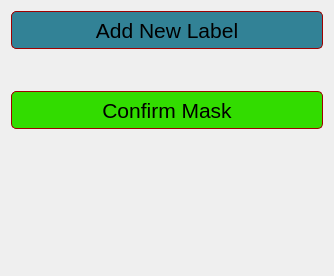
<?xml version="1.0" encoding="UTF-8"?>
<ui version="4.0">
 <class>MPIPQmitkSegmentationPanel</class>
 <widget class="QWidget" name="MPIPQmitkSegmentationPanel">
  <property name="geometry">
   <rect>
    <x>0</x>
    <y>0</y>
    <width>334</width>
    <height>276</height>
   </rect>
  </property>
  <property name="windowTitle">
   <string>Form</string>
  </property>
  <layout class="QVBoxLayout" name="verticalLayout">
   <item>
    <widget class="QPushButton" name="newLabelPushBtn">
     <property name="styleSheet">
      <string notr="true">QPushButton { font:21px; height:30px;width:150px;color:black; background-color:rgb(50,130,150); border-style: solid; border-color: #9f0000; border-width: 1px; border-radius: 5px; padding: 3px;}
QPushButton:checked{ background-color: black; border-style: outset; border-style: solid; border-color: black; border-width: 1px; border-radius: 5px;}
QPushButton:hover{ background-color: rgb(0,120,197);border-style: outset; border-style: solid; border-color: black; border-width: 1px; border-radius: 5px;}
QPushButton:pressed{ background-color: rgb(0,120,150);border-style: outset; border-style: solid; border-color: black; border-width: 1px; border-radius: 5px;}                 </string>
     </property>
     <property name="text">
      <string>Add New Label</string>
     </property>
    </widget>
   </item>
   <item>
    <widget class="QmitkLabelSetWidget" name="labelSetWidget" native="true"/>
   </item>
   <item>
    <widget class="QWidget" name="toolGUIArea" native="true">
     <property name="minimumSize">
      <size>
       <width>0</width>
       <height>0</height>
      </size>
     </property>
     <layout class="QHBoxLayout" name="horizontalLayout"/>
    </widget>
   </item>
   <item>
    <widget class="QmitkToolSelectionBox" name="toolSelectionBox" native="true"/>
   </item>
   <item>
    <widget class="QPushButton" name="ConfirmSegBtn">
     <property name="styleSheet">
      <string notr="true">QPushButton { font:21px; height:30px;width:150px;color:black; background-color:rgb(50,220,0); border-style: solid; border-color: #9f0000; border-width: 1px; border-radius: 5px; padding: 3px;}
QPushButton:checked{ background-color: black; border-style: outset; border-style: solid; border-color: black; border-width: 1px; border-radius: 5px;}
QPushButton:hover{ background-color: rgb(0,200,57);border-style: outset; border-style: solid; border-color: black; border-width: 1px; border-radius: 5px;}
QPushButton:pressed{ background-color: rgb(0,100,0);border-style: outset; border-style: solid; border-color: black; border-width: 1px; border-radius: 5px;}                 </string>
     </property>
     <property name="text">
      <string>Confirm Mask</string>
     </property>
    </widget>
   </item>
   <item>
    <spacer name="verticalSpacer">
     <property name="orientation">
      <enum>Qt::Vertical</enum>
     </property>
     <property name="sizeHint" stdset="0">
      <size>
       <width>20</width>
       <height>40</height>
      </size>
     </property>
    </spacer>
   </item>
  </layout>
 </widget>
 <customwidgets>
  <customwidget>
   <class>QmitkToolSelectionBox</class>
   <extends>QWidget</extends>
   <header location="global">QmitkToolSelectionBox.h</header>
  </customwidget>
  <customwidget>
   <class>QmitkLabelSetWidget</class>
   <extends>QWidget</extends>
   <header location="global">Qmitk/QmitkLabelSetWidget.h</header>
   <container>1</container>
  </customwidget>
 </customwidgets>
 <resources/>
 <connections/>
</ui>
